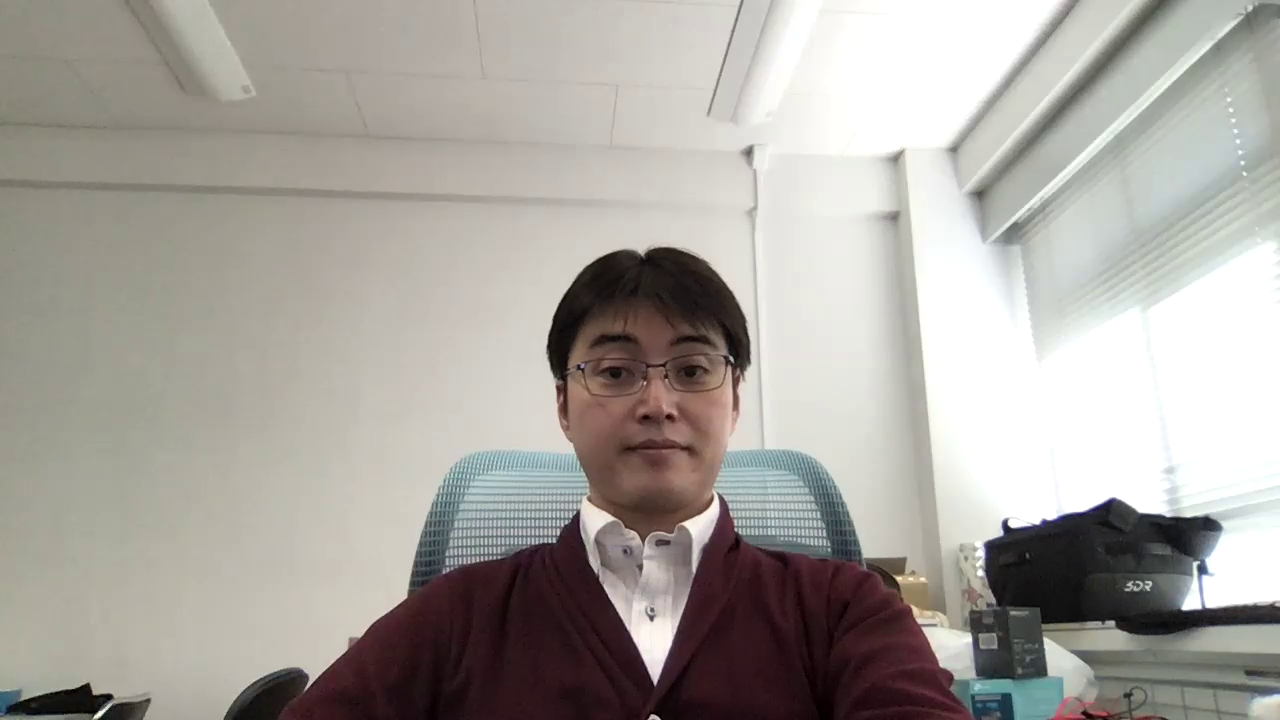
#> input picture 07/uchitane_far.png, 1280 x 720 px, given in place of the camera
$ python lecture07_01_example.py   (older library calls are emulated)
#> lines starting #> are read from the running program, lines starting #| are printed output that depends on the picture
#!/usr/bin/env python
# -*- coding: utf-8 -*-

import numpy as np
import cv2

REGION_WIDTH=16
REGION_HIGH=16

def lecture07_01():

    cap = cv2.VideoCapture(0)
    cap.set(cv2.CAP_PROP_FRAME_WIDTH, 640)
    cap.set(cv2.CAP_PROP_FRAME_HEIGHT, 480)
    fgbg = cv2.createBackgroundSubtractorMOG2(history=500, varThreshold=16, detectShadows=True)
    red_mask = np.full((1, 1, 3), (0,0,255), dtype=np.uint8)
    white_mask = np.full((REGION_HIGH, REGION_WIDTH, 3), (255,255,255), dtype=np.uint8)

    while(True):
        # PCカメラで撮影した動画（画像を一定間隔ごとに撮影し640x480にリサイズしたもの）から，勾配計算をした画像(laplacian_mask)と背景差分計算をした画像(fgmask_mask)を作成せよ
        # ここから52行目までの一連の処理でlaplacian_maskとfgmask_maskを作成する
        ret, frame = cap.read()
#> frame is the input picture: shape (720, 1280, 3); mean B, G, R 158.4, 163.8, 167.9
        resized_frame = cv2.resize(frame, (640, 480))
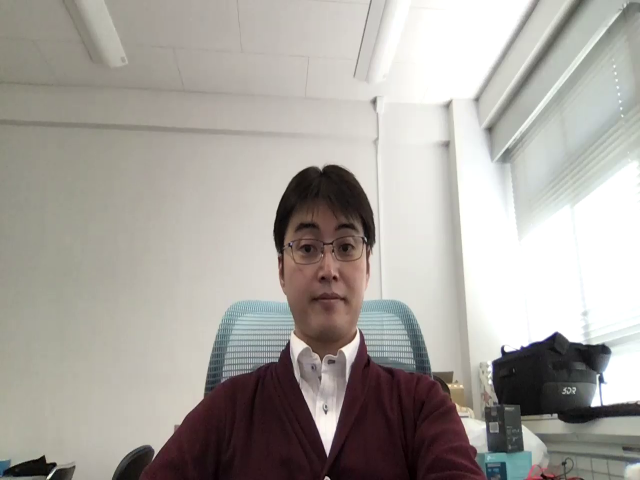
#> resized_frame: shape (480, 640, 3); mean B, G, R 158.4, 163.8, 167.9
        rows, cols, channels = resized_frame.shape
#> rows = 480; cols = 640; channels = 3
        # maskを定義（zeroで埋まっているのでこのままだと真っ暗）
        laplacian_mask = np.zeros((rows, cols, channels), dtype=np.uint8)
        fgmask_mask = np.zeros((rows, cols, channels), dtype=np.uint8)

        frame_gray = cv2.cvtColor(resized_frame, cv2.COLOR_BGR2GRAY)
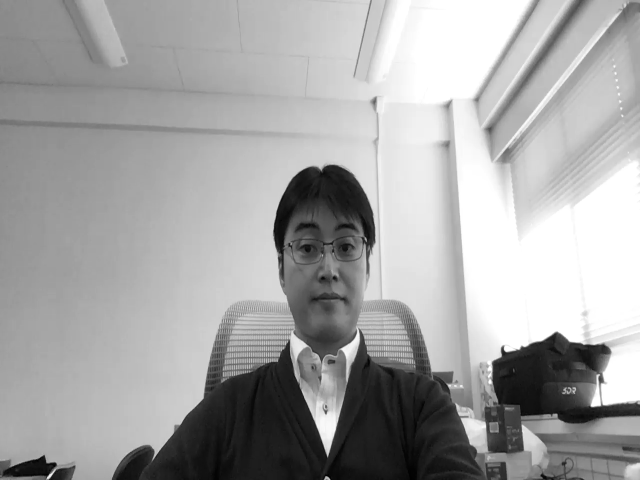
#> frame_gray: shape (480, 640); min 1, max 255, mean 164.3
        laplacian = cv2.Laplacian(frame_gray, cv2.CV_64F) #ラプラシアン値
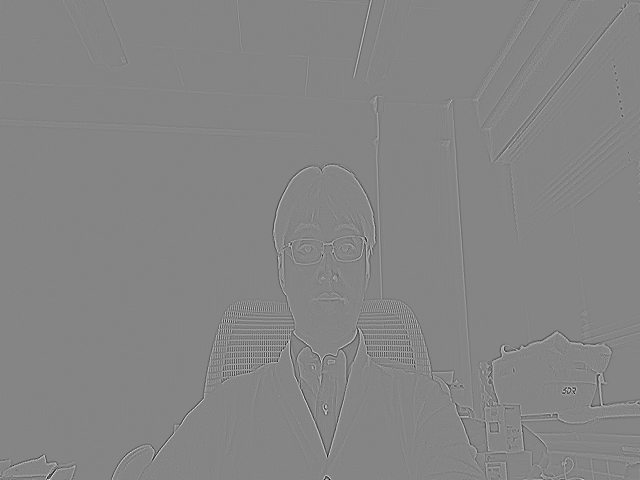
#> laplacian: shape (480, 640) float64; min -295, max 269, mean 0; drawn with min black and max white
        # [9 lines of commented-out code are left out]

        fgmask = fgbg.apply(resized_frame)
#> fgmask: shape (480, 640); every value is 127
        # fgmask_sum = "implement me"
        # fgmask_mean = "implement me"
        # for y in range(int(rows/REGION_HIGH)):
        #     for x in range(int(cols/REGION_WIDTH)):
        #         if fgmask_sum[x][y] >= fgmask_mean:
        #             # implement me
        #             fgmask_mask******************** = np.copy(white_mask)

        # for debug
        # cv2.imshow('frame',fgmask)
        # cv2.imshow('frame',fgmask_mask)

        # PCカメラで撮影した動画から得た画像の画素を，2つのmask画像を使って以下のように変換せよ
        # fgmask_mask画像が白，かつ，laplacian_maskが赤の場合は元の画素色を維持せよ
        # fgmask_mask画像が白，かつ，laplacian_maskが黒の場合は元の画素色を維持せよ
        # fgmask_mask画像が黒，かつ，laplacian_maskが赤の場合は赤色に変更せよ
        # fgmask_mask画像が黒，かつ，laplacian_maskが黒の場合は黒色に変更せよ
        mask_or = cv2.bitwise_or(laplacian_mask, fgmask_mask)
#> laplacian_mask: shape (480, 640, 3); every value is 0
        masked_frame = cv2.bitwise_and(resized_frame, mask_or)
        cv2.imshow('frame', masked_frame)

        k = cv2.waitKey(30) & 0xff
#> (key Esc is pressed here)
        if k == 27:
            break # 'ESC' key is pressed
    cap.release()
    cv2.destroyAllWindows()

if __name__ == "__main__":
    lecture07_01()
